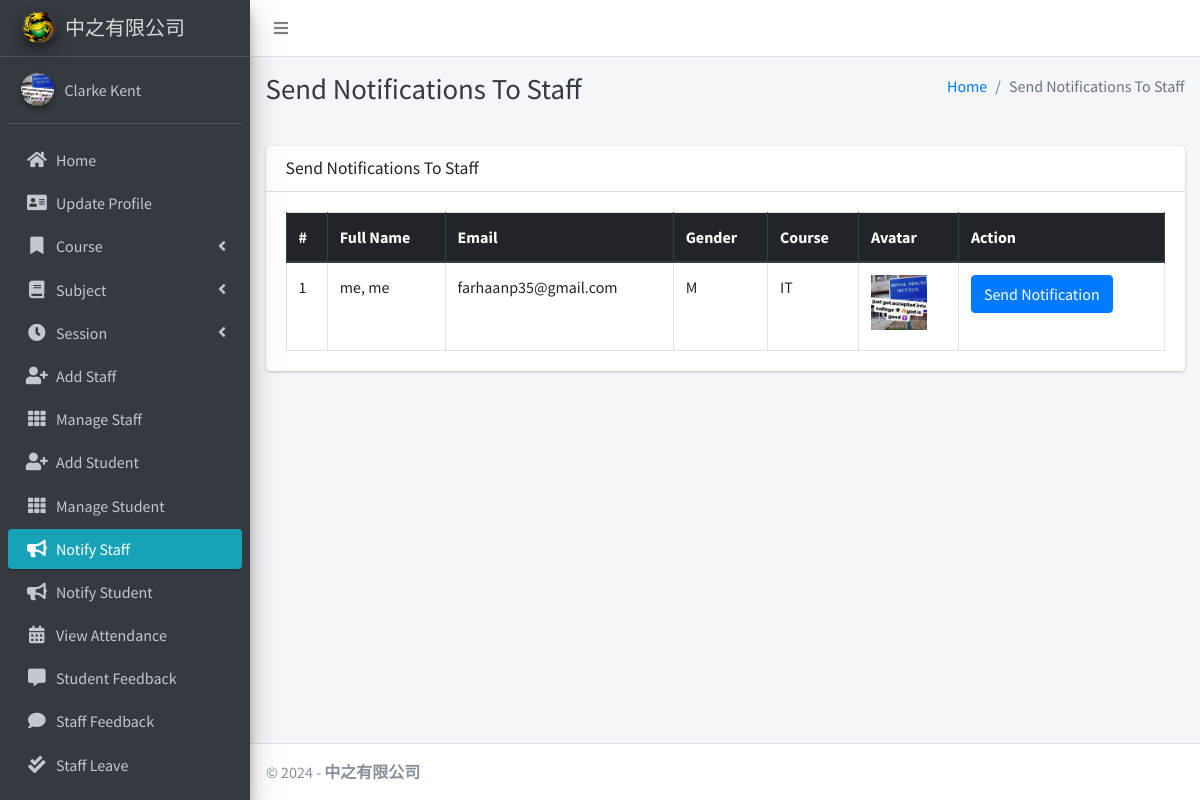
Before: /admin_notify_staff (signed in) with the older database file.
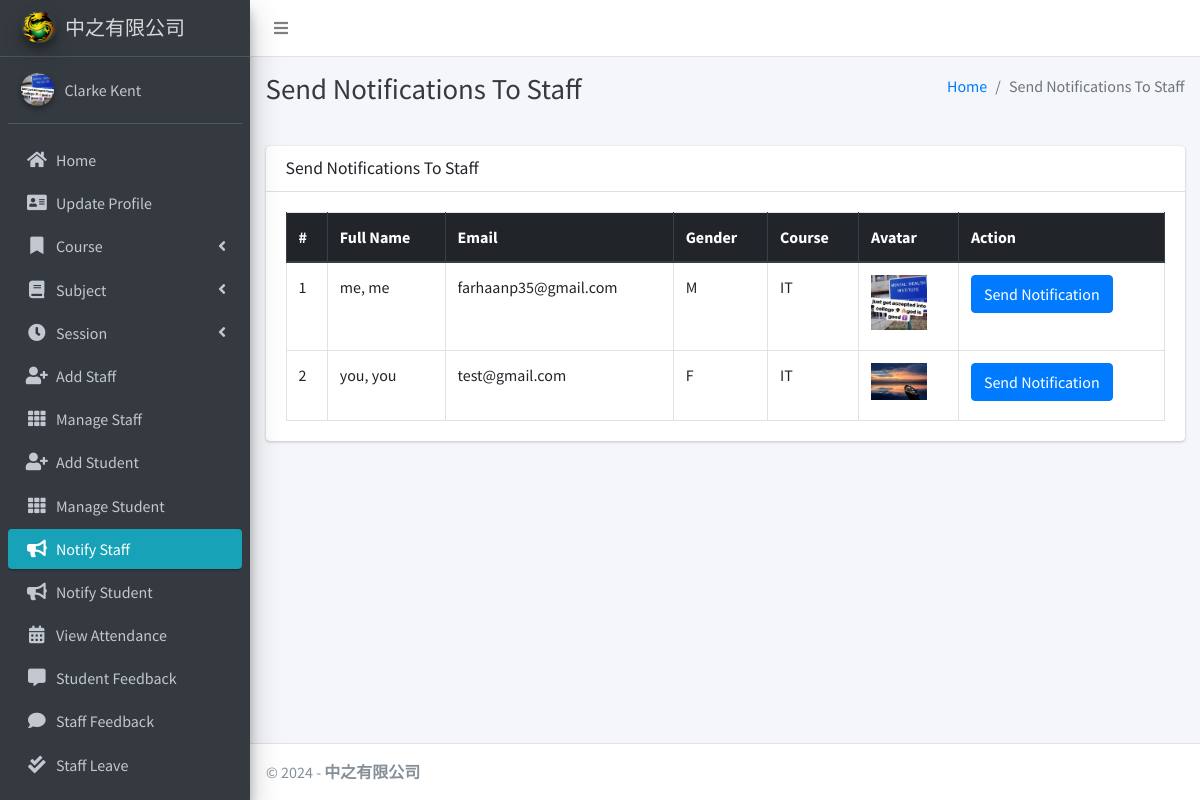
After: the same page with the newer database file.
### main_app/models.py (models this page shows, shortened)
class CustomUser(AbstractUser):
    USER_TYPE = ((1, "HOD"), (2, "Staff"), (3, "Student"))
    GENDER = [("M", "Male"), ("F", "Female")]
    username = None  # Removed username, using email instead
    email = models.EmailField(unique=True)
    user_type = models.CharField(default=1, choices=USER_TYPE, max_length=1)
    gender = models.CharField(max_length=1, choices=GENDER)
    profile_pic = models.ImageField()
    address = models.TextField()
    fcm_token = models.TextField(default="")  # For firebase notifications
    created_at = models.DateTimeField(auto_now_add=True)
    updated_at = models.DateTimeField(auto_now=True)
    USERNAME_FIELD = "email"
    REQUIRED_FIELDS = []
    objects = CustomUserManager()
    def __str__(self):
        return self.last_name + ", " + self.first_name

class Staff(models.Model):
    course = models.ForeignKey(Course, on_delete=models.DO_NOTHING, null=True, blank=False)
    admin = models.OneToOneField(CustomUser, on_delete=models.CASCADE)

class Course(models.Model):
    name = models.CharField(max_length=120)
    created_at = models.DateTimeField(auto_now_add=True)
    updated_at = models.DateTimeField(auto_now=True)

### main_app/hod_views.py (the view)
# urls.py: path("admin_notify_staff", hod_views.admin_notify_staff,
def admin_notify_staff(request):
    staff = CustomUser.objects.filter(user_type=2)
    context = {
        'page_title': "Send Notifications To Staff",
        'allStaff': staff
    }
    return render(request, "hod_template/staff_notification.html", context)

### main_app/templates/hod_template/staff_notification.html (shortened to what this page needs)
{% extends 'main_app/base.html' %}
{% load static %}
{% block page_title %}{{page_title}}{% endblock page_title %}
{% block content %}
<section class="content">
    <div class="container-fluid">
        <div class="row">
            <div class="col-md-12">
                <div class="card">
                    <div class="card-header">
                        <h3 class="card-title">{{page_title}}</h3>
                    </div>
                    <div class="card-body">
                        <table id="example2" class="table table-bordered table-hover">
                            <thead class="thead-dark">
                                <tr>
                                    <th>#</th>
                                    <th>Full Name</th>
                                    <th>Email</th>
                                    <th>Gender</th>
                                    <th>Course</th>
                                    <th>Avatar</th>
                                    <th>Action</th>
                                </tr>
                            </thead>
                            <tbody>
                                {% for staff in allStaff %}
                                <tr>
                                    <td>{{ forloop.counter }}</td>
                                    <td>{{staff.last_name}}, {{staff.first_name}}</td>
                                    <td>{{staff.email}}</td>
                                    <td>{{staff.gender}}</td>
                                    <td>{{staff.staff.course.name}}</td>
                                    <td>
                                        {% if staff.profile_pic == ""  %}
                                        No Image
                                        {% else %}
                                        <img class="img img-fluid mb-2" height="56" width="56"
                                            src="{{staff.profile_pic}}" alt="">
                                        {% endif %}
                                    </td>
                                    <td><button data-toggle = "modal" data-target = "#myModal"class="btn btn-primary show_notification" value="{{staff.id}}">Send Notification</button>
                                    </td>
                                </tr>
                                {% endfor %}
                            </tbody>
                        </table>
                    </div>
                </div>
            </div>
        </div>
    </div>
</section>
{% endblock content %}

### main_app/templates/main_app/base.html (shortened to what this page needs)
{% load static %}
<!DOCTYPE html>
<html>
<head>
    <link rel="stylesheet" href="{% static 'plugins/fontawesome-free/css/all.min.css'%} ">
    <link rel="stylesheet" href="https://code.ionicframework.com/ionicons/2.0.1/css/ionicons.min.css">
    <link rel="stylesheet"
        href="{% static 'plugins/tempusdominus-bootstrap-4/css/tempusdominus-bootstrap-4.min.css'%} ">
    <link rel="stylesheet" href="{% static 'plugins/icheck-bootstrap/icheck-bootstrap.min.css'%} ">
    <link rel="stylesheet" href="{% static 'dist/css/adminlte.min.css'%} ">
    <link rel="stylesheet" href="{% static 'plugins/overlayScrollbars/css/OverlayScrollbars.min.css'%} ">
    <link rel="stylesheet" href="{% static 'plugins/daterangepicker/daterangepicker.css'%} ">
</head>
<body class="hold-transition sidebar-mini layout-fixed">
    <div class="wrapper">
        <nav class="main-header navbar navbar-expand navbar-white navbar-light">
            <ul class="navbar-nav">
                <li class="nav-item">
                    <a class="nav-link" data-widget="pushmenu" href="#"><i class="fas fa-bars"></i></a>
                </li>
            </ul>
        </nav>
        {% include "main_app/sidebar_template.html" with user=user %}
        <div class="content-wrapper">
            <div class="content-header">
                <div class="container-fluid">
                    <div class="row mb-2">
                        <div class="col-sm-6">
                            <h1 class="m-0 text-dark">{% block page_title %}{% endblock page_title %}</h1>
                        </div>
                        <div class="col-sm-6">
                            <ol class="breadcrumb float-sm-right">
                                <li class="breadcrumb-item"><a href="#">Home</a></li>
                                <li class="breadcrumb-item active">{{ page_title }}</li>
                            </ol>
                        </div>
                    </div>
                </div>
            </div>
<section class="content">
    <div class="container-fluid">
        <div class="row">
            <div class="col-md-12">
            </div></div></div></section>
            {% block content %}
            {% endblock content %}
        </div>
        {% include "main_app/footer.html" %}
    </div>
</body>
</html>

### main_app/templates/main_app/sidebar_template.html (shortened to what this page needs)
{% load static %}
<aside class="main-sidebar sidebar-dark-info elevation-4">
    {% if request.user.user_type == '1' %}
    <a href="{% url 'admin_home' %}" class="brand-link">
            <img src="/media/logo.png" alt="Brand Logo"
            class="brand-image img-circle elevation-3" >
        <span class="brand-text font-weight-light">中之有限公司</span>
    </a>
    <div class="sidebar">
        <div class="user-panel mt-3 pb-3 mb-3 d-flex">
            <div class="image">
                <img src="/media/6dbf7e8c2d3882fbf24375a09fa2540c.jpg" class="img-circle elevation-2" alt="User Image">
            </div>
            <div class="info">
                <a href="#" class="d-block">Clarke Kent</a>
            </div>
        </div>
        <nav class="mt-2">
            <ul class="nav nav-pills nav-sidebar flex-column" data-widget="treeview" role="menu" data-accordion="false">
                <li class="nav-item">
                    {% url 'admin_home' as admin_home %}
                    <a href="{{admin_home}}" class="nav-link {% if admin_home == request.path %} active {% endif %}">
                        <i class="nav-icon fas fa-home"></i>
                        <p>
                            Home
                        </p>
                    </a>
                </li>
                <li class="nav-item">
                    {% url 'admin_view_profile' as admin_view_profile %}
                    <a href="{{admin_view_profile}}"
                        class="nav-link {% if admin_view_profile == request.path %} active {% endif %}">
                        <i class="nav-icon fas fa-address-card"></i>
                        <p>
                            Update Profile
                        </p>
                    </a>
                </li>
                <li class="nav-item has-treeview">
                    <a href="#" class="nav-link">
                        <i class="nav-icon fas fa-bookmark"></i>
                        <p>
                            Course
                            <i class="fas fa-angle-left right"></i>
                        </p>
                    </a>
                </li>
                <li class="nav-item has-treeview">
                    <a href="#" class="nav-link">
                        <i class="nav-icon fas fa-book"></i>
                        <p>
                            Subject
                            <i class="fas fa-angle-left right"></i>
                        </p>
                    </a>
                </li>
                <li class="nav-item has-treeview">
                    <a href="#" class="nav-link">
                        <i class="nav-icon fas fa-clock"></i>
                        <p>
                            Session
                            <i class="fas fa-angle-left right"></i>
                        </p>
                    </a>
                </li>
                <li class="nav-item">
                    {% url 'add_staff' as add_staff %}
                    <a href="{{add_staff}}" class="nav-link {% if add_staff == request.path %} active {% endif %}">
                        <i class="nav-icon fas fa-user-plus"></i>
                        <p>
                            Add Staff
                        </p>
                    </a>
                </li>
                <li class="nav-item">
                    {% url 'manage_staff' as manage_staff %}
                    {% url 'edit_staff' staff_id as edit_staff %}
                    <a href="{{manage_staff}}"
                        class="nav-link {% if manage_staff == request.path or request.path == edit_staff %} active {% endif %}">
                        <i class="nav-icon fas fa-th"></i>
                        <p>
                            Manage Staff
                        </p>
                    </a>
                </li>
                <li class="nav-item">
                    {% url 'add_student' as add_student%}
                    <a href="{{add_student}}" class="nav-link  {% if add_student == request.path %} active {% endif %}">
                        <i class="nav-icon fas fa-user-plus"></i>
                        <p>
                            Add Student
                        </p>
                    </a>
                </li>
                <li class="nav-item">
                    {% url 'manage_student' as manage_student %}
                    {% url 'edit_student' student_id as edit_student %}
                    <a href="{{manage_student}}"
                        class="nav-link  {% if edit_student == request.path or manage_student == request.path %} active {% endif %}">
                        <i class="nav-icon fas fa-th"></i>
                        <p>
                            Manage Student
                        </p>
                    </a>
                </li>
                <li class="nav-item">
                    {% url 'admin_notify_staff' as admin_notify_staff %}
                    <a href="{{admin_notify_staff}}"
                        class="nav-link {% if admin_notify_staff == request.path %} active {% endif %}">
                        <i class="nav-icon fas fa-bullhorn"></i>
                        <p>
                            Notify Staff
                        </p>
                    </a>
                </li>
                <li class="nav-item">
                    {% url 'admin_notify_student' as admin_notify_student %}
                    <a href="{{admin_notify_student}}"
                        class="nav-link {% if admin_notify_student == request.path %} active {% endif %}">
                        <i class="nav-icon fas fa-bullhorn"></i>
                        <p>
                            Notify Student
                        </p>
                    </a>
                </li>
                <li class="nav-item">
                    {% url 'admin_view_attendance' as admin_view_attendance %}
                <li class="nav-item">
                    <a href="{{admin_view_attendance}}"
                        class="nav-link  {% if admin_view_attendance == request.path %} active {% endif %}">
                        <i class="nav-icon fas fa-calendar-alt"></i>
                        <p>
                            View Attendance
                        </p>
                    </a>
                </li>
                <li class="nav-item">
                    {% url 'student_feedback_message' as student_feedback_message %}
                    <a href="{{ student_feedback_message }}"
                        class="nav-link  {% if student_feedback_message == request.path %} active {% endif %}">
                        <i class="nav-icon fas fa-comment-alt"></i>
                        <p>
                            Student Feedback
                        </p>
                    </a>
                </li>
                <li class="nav-item">
                    {% url 'staff_feedback_message' as staff_feedback_message %}
                    <a href="{{staff_feedback_message}}"
                        class="nav-link   {% if staff_feedback_message == request.path %} active {% endif %}">
                        <i class="nav-icon fas fa-comment"></i>
                        <p>
                            Staff Feedback
                        </p>
                    </a>
                </li>
                <li class="nav-item">
                    {% url 'view_staff_leave' as view_staff_leave %}
                    <a href="{{view_staff_leave}}"
                        class="nav-link  {% if view_staff_leave == request.path %} active {% endif %}">
                        <i class="nav-icon fas fa-check-double"></i>
                        <p>
                            Staff Leave
                        </p>
                    </a>
                </li>
                <li class="nav-item">
                    {% url 'view_student_leave' as view_student_leave %}
                    <a href="{% url 'view_student_leave' %}"
                        class="nav-link  {% if view_student_leave == request.path %} active {% endif %}">
                    </a>
                </li>
                                        {% endif %}
                                    </ul>
                                </nav>
                            </div>
</aside>

### main_app/templates/main_app/footer.html (shortened to what this page needs)
<footer class="main-footer">
    &copy; {% now "Y" %} - <strong>中之有限公司</strong>
</footer>

Changed rows visible on the page:
added CustomUser: last_name "you", first_name "you", email "test@gmail.com", gender "F", staff.course.name "IT", profile_pic (picture)
